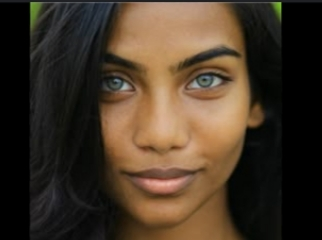
#> input picture Princess.png, 322 x 240 px, found by its file name
$ python main.py
#> lines starting #> are read from the running program, lines starting #| are printed output that depends on the picture; after the words box and inside, x2 and y2 are one past the last pixel; in counts of white or black regions, pixels touching at a corner belong together
import cv2

face_haar_cascade = cv2.CascadeClassifier(cv2.data.haarcascades + 'haarcascade_frontalface_default.xml')
image = cv2.imread('princess.png')
#> image is the input picture: shape (240, 322, 3); mean B, G, R 39.1, 54.3, 69.1
gray = cv2.cvtColor(image, cv2.COLOR_BGR2GRAY)
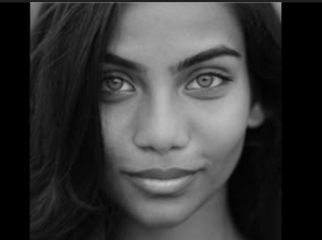
#> gray: shape (240, 322); min 0, max 197, mean 57
cv2.imshow("Gray", gray)
cv2.waitKey(0)

faces = face_haar_cascade.detectMultiScale(gray, 1.1, 4)
#> faces = [[73, 19, 182, 182]]

for (x,y,w,h) in faces:
    cv2.rectangle(image, (x,y), (x+w, y+h),(0, 255, 0), 5)
#> this loop made 1 pass
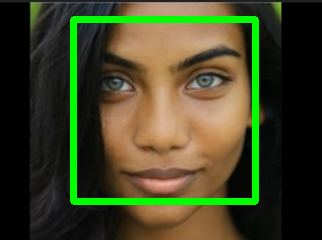
#> image: shape (240, 322, 3); 6.57% of pixels changed, all inside (x1, y1, x2, y2) = (70, 16, 259, 205)

cv2.imshow("Faces", image)
cv2.waitKey(0)
cv2.destroyAllWindows()
